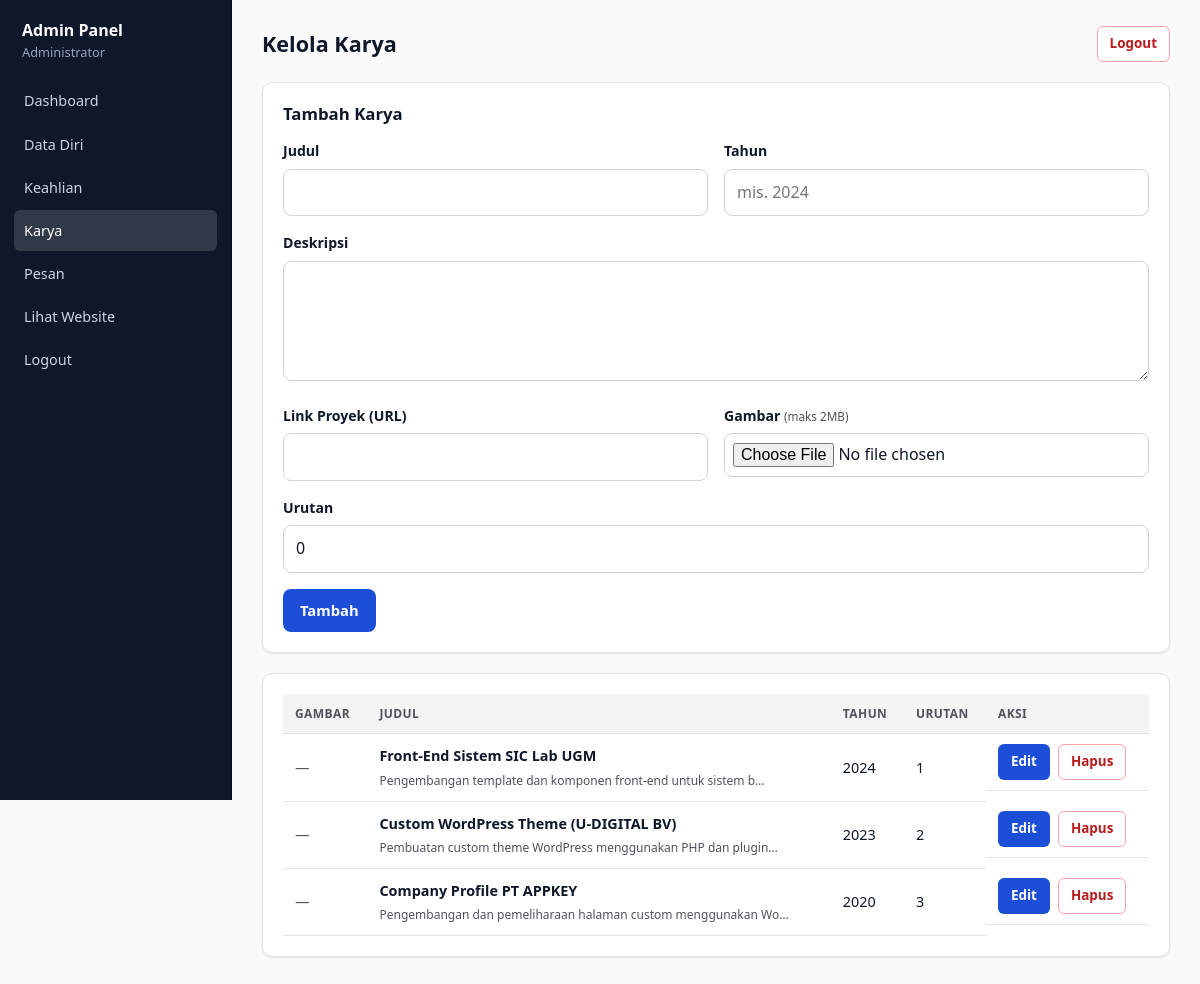
Screenshot of /admin/karya.php (signed in) with the database file from the repository.
### tables this page shows
CREATE TABLE `karya` (
  `id`        INT AUTO_INCREMENT PRIMARY KEY,
  `judul`     VARCHAR(160) NOT NULL,
  `deskripsi` TEXT,
  `gambar`    VARCHAR(200) DEFAULT NULL,
  `link`      VARCHAR(250) DEFAULT NULL,
  `tahun`     VARCHAR(10)  DEFAULT NULL,
  `urutan`    INT DEFAULT 0
);

### includes/functions.php (called while the page is built, shortened)
<?php
function e($value): string
{
    return htmlspecialchars((string)$value, ENT_QUOTES, 'UTF-8');
}

### admin/karya.php (the view, shortened to what this page needs)
<?php
require_once __DIR__ . '/auth.php';
$edit = null;
$daftar = $pdo->query('SELECT * FROM karya ORDER BY urutan ASC, id ASC')->fetchAll();
require __DIR__ . '/../includes/admin_header.php';
?>
<form method="post" action="<?= BASE_URL ?>admin/karya.php" enctype="multipart/form-data" class="panel">
  <h3 style="margin-top:0"><?= $edit ? 'Ubah Karya' : 'Tambah Karya' ?></h3>
  <div class="grid-2">
    <div class="field"><label>Judul</label><input type="text" name="judul" value="<?= e($edit['judul'] ?? '') ?>" required></div>
    <div class="field"><label>Tahun</label><input type="text" name="tahun" value="<?= e($edit['tahun'] ?? '') ?>" placeholder="mis. 2024"></div>
  </div>
  <div class="field"><label>Deskripsi</label><textarea name="deskripsi"><?= e($edit['deskripsi'] ?? '') ?></textarea></div>
  <div class="grid-2">
    <div class="field"><label>Link Proyek (URL)</label><input type="text" name="link" value="<?= e($edit['link'] ?? '') ?>"></div>
    <div class="field"><label>Gambar <small style="color:var(--muted)">(maks 2MB)</small></label><input type="file" name="gambar" accept="image/*"></div>
  </div>
  <div class="field"><label>Urutan</label><input type="number" name="urutan" value="<?= e($edit['urutan'] ?? 0) ?>"></div>
  <button type="submit" class="btn btn-primary"><?= $edit ? 'Simpan Perubahan' : 'Tambah' ?></button>
</form>
<div class="panel">
  <table>
    <thead><tr><th>Gambar</th><th>Judul</th><th>Tahun</th><th>Urutan</th><th>Aksi</th></tr></thead>
    <tbody>
    <?php if ($daftar): foreach ($daftar as $row): ?>
      <tr>
        <td>
          <?php if (!empty($row['gambar']) && file_exists(__DIR__ . '/../assets/uploads/' . $row['gambar'])): ?>
            <img class="thumb-sm" src="<?= BASE_URL ?>assets/uploads/<?= e($row['gambar']) ?>" alt="">
          <?php else: ?><span style="color:var(--muted)">—</span><?php endif; ?>
        </td>
        <td><strong><?= e($row['judul']) ?></strong><br><small style="color:var(--muted)"><?= e(mb_strimwidth($row['deskripsi'] ?? '', 0, 60, '…')) ?></small></td>
        <td><?= e($row['tahun']) ?></td>
        <td><?= (int)$row['urutan'] ?></td>
        <td class="actions">
          <a class="btn btn-primary btn-sm" href="<?= BASE_URL ?>admin/karya.php?aksi=edit&id=<?= (int)$row['id'] ?>">Edit</a>
          <a class="btn btn-danger btn-sm" href="<?= BASE_URL ?>admin/karya.php?aksi=hapus&id=<?= (int)$row['id'] ?>" onclick="return confirm('Hapus karya ini?')">Hapus</a>
        </td>
      </tr>
    <?php endforeach; else: ?>
      <tr><td colspan="5" style="text-align:center;color:var(--muted)">Belum ada karya.</td></tr>
    <?php endif; ?>
    </tbody>
  </table>
</div>
<?php require __DIR__ . '/../includes/admin_footer.php'; ?>

### assets/css/style.css (style rules this page uses)
:root { --bg: #fafafa; --surface: #ffffff; --surface-2: #f4f4f5; --line: #e4e4e7; --line-2: #d4d4d8; --text: #0f172a; --muted: #52525b; --primary: #1d4ed8; --primary-fg:#ffffff; --danger: #b91c1c; --success: #15803d; --radius: 8px; --shadow: 0 1px 2px rgba(15, 23, 42, .06), 0 1px 3px rgba(15, 23, 42, .04); }
* { box-sizing: border-box; }
html { scroll-behavior: smooth; }
body { margin: 0; font-family: system-ui, -apple-system, "Helvetica Neue", "Noto Sans", sans-serif; font-size: 16px; line-height: 1.6; color: var(--text); background: var(--bg); }
a { color: var(--primary); text-decoration: none; }
h1, h2, h3 { line-height: 1.25; }
.btn { display: inline-block; padding: 9px 16px; border-radius: 8px; border: 1px solid transparent; font: inherit; font-size: .92rem; font-weight: 600; cursor: pointer; text-align: center; transition: background-color .15s ease, border-color .15s ease; }
.btn-primary { background: var(--primary); color: var(--primary-fg); }
.btn-danger { background: var(--surface); color: var(--danger); border-color: #fca5a5; }
.btn-sm { padding: 6px 12px; font-size: .84rem; border-radius: 6px; }
.field { margin-bottom: 16px; }
label { display: block; font-weight: 600; font-size: .88rem; margin-bottom: 6px; }
label small { font-weight: 400; color: var(--muted); }
input, textarea, select { width: 100%; padding: 10px 12px; font: inherit; color: var(--text); background: var(--surface); border: 1px solid var(--line-2); border-radius: 8px; }
textarea { min-height: 120px; resize: vertical; }
input[type="file"] { padding: 8px; }
.admin-body { background: var(--bg); }
.panel { background: var(--surface); border: 1px solid var(--line); border-radius: 10px; padding: 20px; box-shadow: var(--shadow); margin-bottom: 20px; }
.panel h3 { margin-top: 0; font-size: 1.05rem; }
table { width: 100%; border-collapse: collapse; font-size: .9rem; }
th, td { text-align: left; padding: 10px 12px; border-bottom: 1px solid var(--line); vertical-align: middle; }
th { background: var(--surface-2); font-size: .75rem; text-transform: uppercase; letter-spacing: .4px; color: var(--muted); font-weight: 700; }
.actions { display: flex; gap: 8px; flex-wrap: wrap; }
.grid-2 { display: grid; grid-template-columns: 1fr 1fr; gap: 16px; }

### rows the page displays
karya: judul "Front-End Sistem SIC Lab UGM", deskripsi "Pengembangan template dan komponen front-end untuk sistem b…", tahun "2024", urutan "1"
karya: judul "Custom WordPress Theme (U-DIGITAL BV)", deskripsi "Pembuatan custom theme WordPress menggunakan PHP dan plugin…", tahun "2023", urutan "2"
karya: judul "Company Profile PT APPKEY", deskripsi "Pengembangan dan pemeliharaan halaman custom menggunakan Wo…", tahun "2020", urutan "3"

### other values shown
$adminNama "Administrator"
$judul "Kelola Karya"
